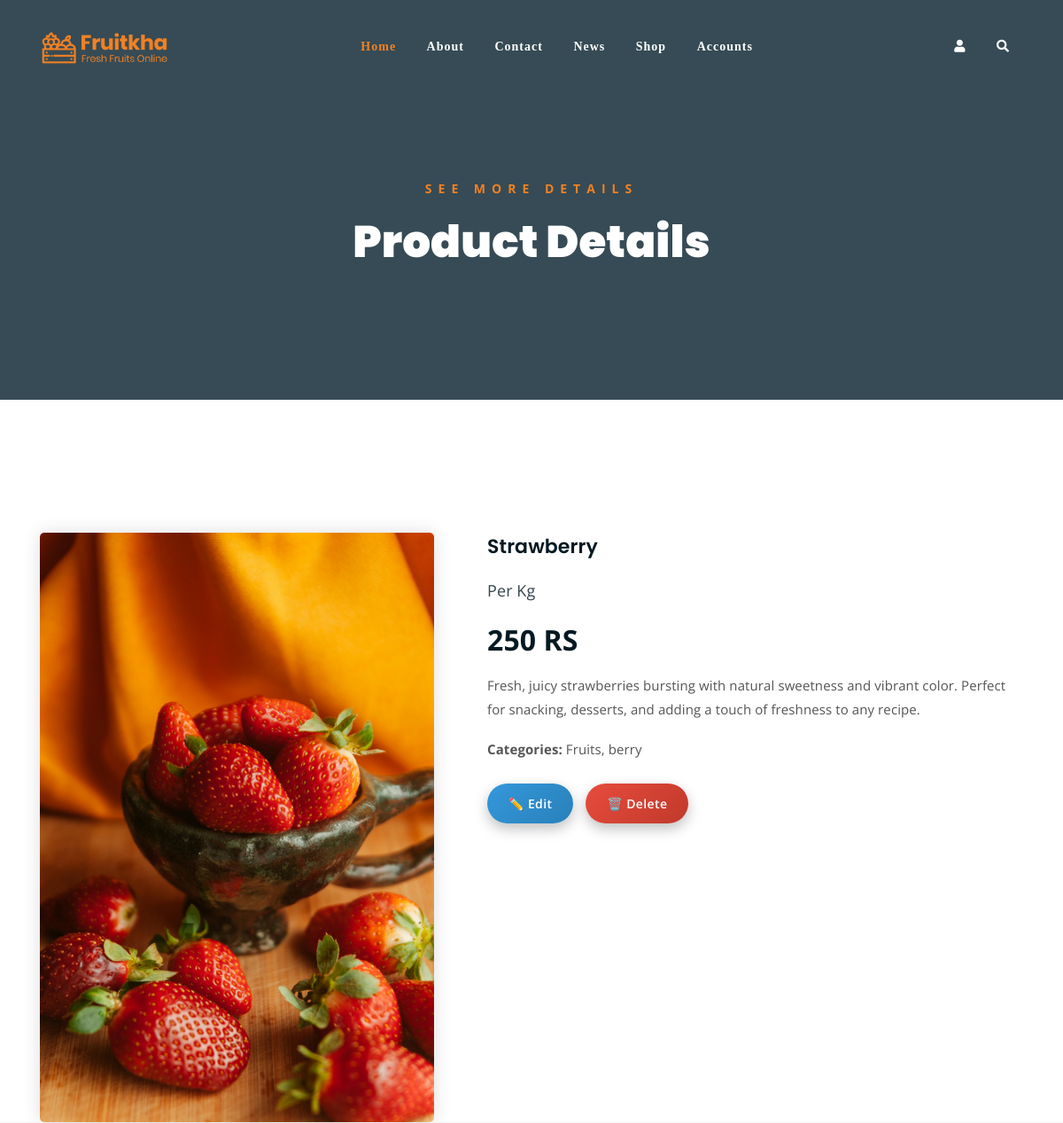
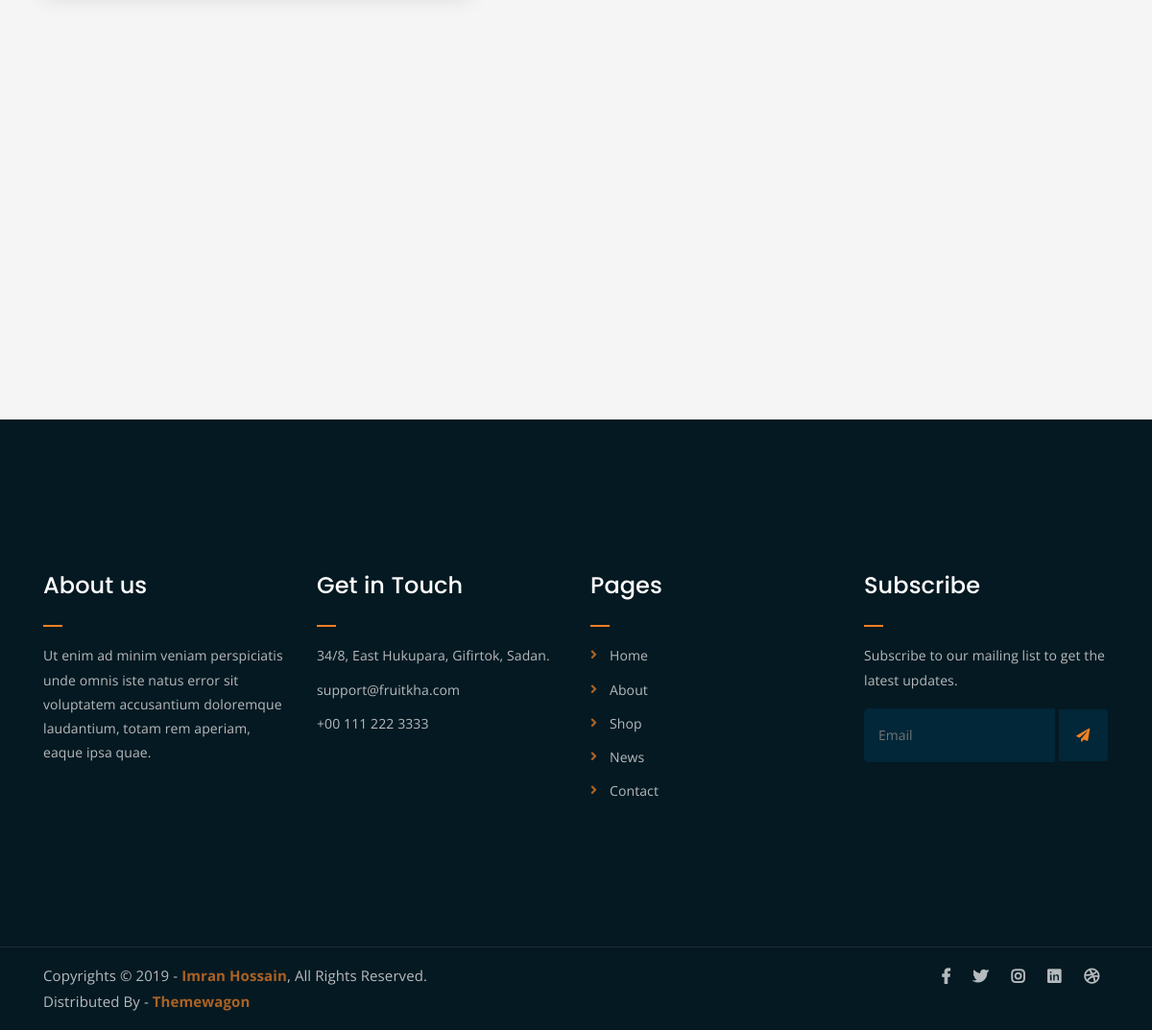
The app's page /seller-product-details/1/ with its own data (2 pictures, top to bottom).
### myapp/models.py (models this page shows, shortened)
class Product(models.Model):
    category = (
        ("berry","berry"),
        ("tropical","tropical"),
        ("citrus","citrus"),
        ("seeded","seeded"),
        ("coastal","coastal"),
        ("special","special"),
        ("superfood","superfood"),
    )
    seller = models.ForeignKey(User, on_delete=models.CASCADE)
    product_category = models.CharField(max_length=100, choices=category)
    product_name = models.CharField(max_length=100)
    product_price = models.PositiveBigIntegerField()
    product_desc = models.TextField()
    product_image = models.ImageField(upload_to="product_image/", null=True, blank=True)

### myapp/views.py (the view)
# urls.py: path('seller-product-details/<int:pk>/',views.seller_product_details,name='seller-product-details'),
def seller_product_details(request,pk):
    product=Product.objects.get(pk=pk)
    return render(request,'seller-product-details.html',{'product':product})

### myapp/templates/seller-product-details.html (shortened to what this page needs)
{% extends "seller-header.html" %}
{% load static %}
{% block content %}
<!DOCTYPE html>
<html lang="en">
<head>
</head>
<body>
	<div class="breadcrumb-section breadcrumb-bg">
		<div class="container">
			<div class="row">
				<div class="col-lg-8 offset-lg-2 text-center">
					<div class="breadcrumb-text">
						<p>See more Details</p>
						<h1>Product Details</h1>
					</div>
				</div>
			</div>
		</div>
	</div>
	<div class="single-product mt-150">
		<div class="container">
			<div class="row">
				<div class="col-md-5">
					<div class="single-product-img">
						<img src="{{product.product_image.url}}" alt="">
					</div>
				</div>
				<div class="col-md-7">
					<div class="single-product-content">
						<h3>{{product.product_name}}</h3>
						<p class="single-product-pricing"><span>Per Kg</span>{{product.product_price}} RS</p>
						<p>{{product.product_desc}}</p>
						<div class="single-product-form">
							<p><strong>Categories: </strong>Fruits, {{product.product_category}}</p>
						</div>
                        <div class="card_area" style="margin-top: 25px;">
                            <a href="{% url 'seller-product-edit' pk=product.pk %}"
                            style="
                                    display: inline-block;
                                    padding: 10px 24px;
                                    margin-right: 10px;
                                    background: linear-gradient(135deg, #3498db, #2980b9);
                                    color: #ffffff;
                                    text-decoration: none;
                                    border-radius: 30px;
                                    font-size: 14px;
                                    font-weight: 600;
                                    letter-spacing: 0.4px;
                                    box-shadow: 0 6px 15px rgba(0,0,0,0.25);
                                    transition: all 0.3s ease;
                            "
                            onmouseover="
                                    this.style.transform='translateY(-3px)';
                                    this.style.boxShadow='0 12px 25px rgba(0,0,0,0.4)';
                            "
                            onmouseout="
                                    this.style.transform='translateY(0)';
                                    this.style.boxShadow='0 6px 15px rgba(0,0,0,0.25)';
                            ">
                            ✏️ Edit
                            </a>
                            <a href="{% url 'seller-product-delete' pk=product.pk %}"
                            style="
                                    display: inline-block;
                                    padding: 10px 24px;
                                    background: linear-gradient(135deg, #e74c3c, #c0392b);
                                    color: #ffffff;
                                    text-decoration: none;
                                    border-radius: 30px;
                                    font-size: 14px;
                                    font-weight: 600;
                                    letter-spacing: 0.4px;
                                    box-shadow: 0 6px 15px rgba(0,0,0,0.25);
                                    transition: all 0.3s ease;
                            "
                            onmouseover="
                                    this.style.transform='translateY(-3px)';
                                    this.style.boxShadow='0 12px 25px rgba(0,0,0,0.4)';
                            "
                            onmouseout="
                                    this.style.transform='translateY(0)';
                                    this.style.boxShadow='0 6px 15px rgba(0,0,0,0.25)';
                            "
                            onclick="return confirm('Are you sure you want to delete this product?');">
                            🗑️ Delete
                            </a>
                        </div>
					</div>
				</div>
			</div>
		</div>
	</div>
	<div class="logo-carousel-section">
		<div class="container">
			<div class="row">
				<div class="col-lg-12">
					<div class="logo-carousel-inner">
						<div class="single-logo-item">
							<img src="assets/img/company-logos/1.png" alt="">
						</div>
						<div class="single-logo-item">
							<img src="assets/img/company-logos/2.png" alt="">
						</div>
						<div class="single-logo-item">
							<img src="assets/img/company-logos/3.png" alt="">
						</div>
						<div class="single-logo-item">
							<img src="assets/img/company-logos/4.png" alt="">
						</div>
					</div>
				</div>
			</div>
		</div>
	</div>
</body>
</html>
{% endblock %}

### myapp/static/assets/css/main.css (style rules this page uses)
html { font-size: 14px; font-weight: 400; line-height: 28px; height: 100%; }
body { font-family: "Open Sans", sans-serif; font-weight: 400; font-size: 1rem; letter-spacing: 0.1px; line-height: 1.8; color: #051922; overflow-x: hidden; }
body img { max-width: 100%; }
a { cursor: pointer; text-decoration: none; -webkit-transition: all 0.2s ease-in-out; -o-transition: all 0.2s ease-in-out; transition: all 0.2s ease-in-out; }
h1, .h1, h2, .h2, h3, .h3, h4, .h4, h5, .h5, h6, .h6 { font-family: "Poppins", sans-serif; font-weight: 700; margin: 0 0 1.25rem 0; color: #051922; }
h1:last-child, .h1:last-child, h2:last-child, .h2:last-child, h3:last-child, .h3:last-child, h4:last-child, .h4:last-child, h5:last-child, .h5:last-child, h6:last-child, .h6:last-child { margin: 0; }
h1, .h1 { font-size: 4rem; font-weight: 700; line-height: 4rem; }
h3, .h3 { font-size: 2rem; font-weight: 700; line-height: 2.25rem; }
p { font-family: "Open Sans", sans-serif; font-weight: 400; font-size: 1rem; letter-spacing: 0.1px; line-height: 1.8; color: #051922; margin: 0 0 1.25rem 0; }
p:last-child { margin: 0; }
.mt-150 { margin-top: 150px; }
.breadcrumb-bg { background-image: url(../img/breadcrumb-bg.jpg); }
.breadcrumb-text p { color: #F28123; font-weight: 700; text-transform: uppercase; letter-spacing: 7px; }
.breadcrumb-text h1 { font-size: 50px; font-weight: 900; color: #fff; margin: 0; margin-top: 20px; }
.breadcrumb-section { padding: 150px 0; background-size: cover; background-position: center center; position: relative; z-index: 1; background-attachment: fixed; padding-top: 200px; }
.breadcrumb-section:after { position: absolute; left: 0; top: 0; width: 100%; height: 100%; content: ""; background-color: #07212e; z-index: -1; opacity: 0.8; }
.single-logo-item img { max-width: 180px; margin: 0 auto; }
.logo-carousel-section { background-color: #f5f5f5; padding: 50px 0; }
.single-logo-item { -webkit-transition: 0.3s; -o-transition: 0.3s; transition: 0.3s; }
html, body { height: 100%; }
.single-product-img img { border-radius: 5px; -webkit-box-shadow: 0 0 20px #ddd; box-shadow: 0 0 20px #ddd; }
.single-product-content h3 { font-size: 22px; font-weight: 600; }
p.single-product-pricing span { font-size: 18px; display: block; opacity: 0.8; margin-bottom: 10px; font-weight: 400; }
.single-product-content p { font-size: 15px; color: #555; line-height: 1.8; }
.single-product-content p.single-product-pricing { font-size: 32px; font-weight: 700; margin-bottom: 10px; color: #051922; line-height: inherit; }
.single-product-content { margin-left: 30px; }

### records on screen
Product: product_image (picture), product_name "Strawberry", product_price "250", product_desc "Fresh, juicy strawberries bursting with natural sweetness and vibrant color. Perfect for snacking, desserts, and adding a touch of freshness to any recipe.", product_category "berry"
